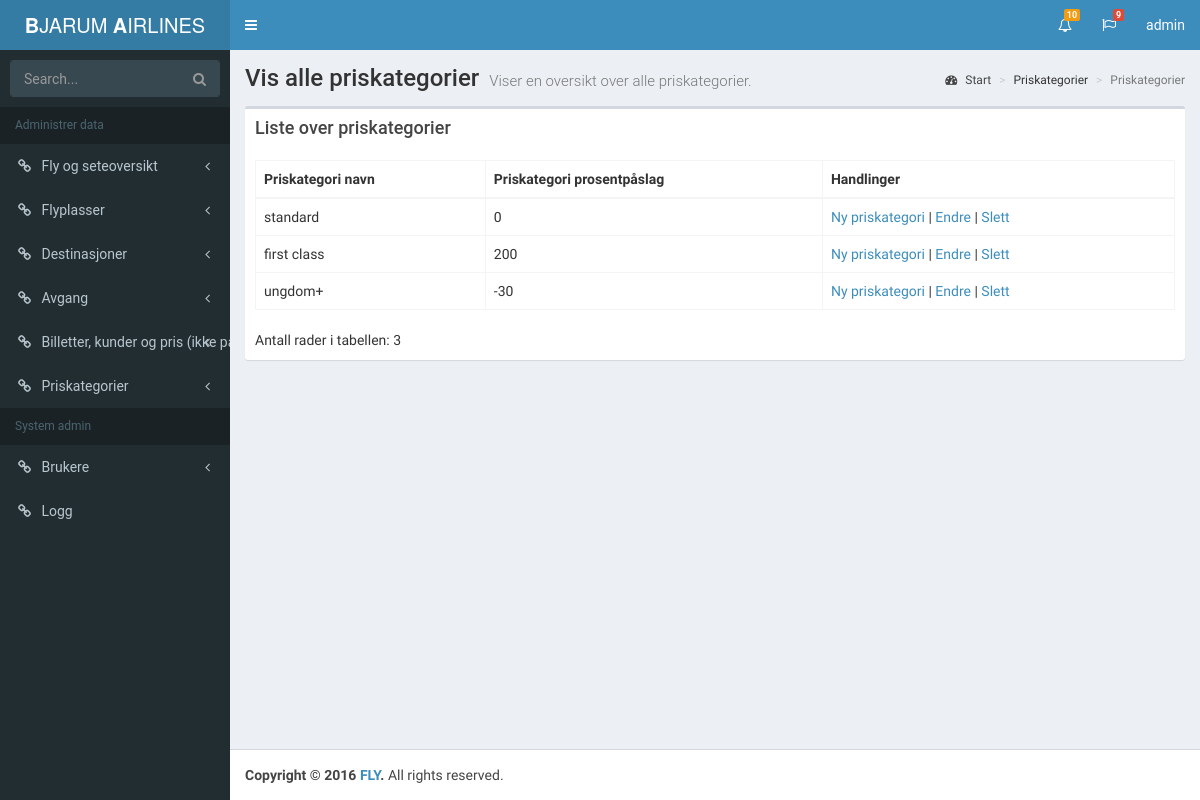
Page /vedlikehold/PrisKategori/prisKategori.php (signed in) on the committed database.
### tables this page shows
CREATE TABLE prisKategori
(
    prisKategoriId INT NOT NULL AUTO_INCREMENT,
    navn VARCHAR (100) NOT NULL,
    prosentPaaslag INT,
    endret TIMESTAMP DEFAULT CURRENT_TIMESTAMP ON UPDATE CURRENT_TIMESTAMP,
    CONSTRAINT pk_prisKategori PRIMARY KEY (prisKategoriId)
);

### vedlikehold/php/PrisKat.php (the view, shortened to what this page needs)
<?php
    class PrisKat
{
        public function GetAllPrisKat()
         {
            include('../php/db.php');
            $html =  '';
            $id = "";
            $oddOrEven = TRUE;
            $printOddOrEven = '';
            $query = $db_connection->prepare
            ("SELECT prisKategoriId, navn, prosentPaaslag, endret FROM prisKategori");
        $query->execute();
        $query->bind_result($prisKatId, $navn, $prosentPaaslag, $endret);
            while ($query->fetch()) {
                if($oddOrEven){
                    $oddOrEven = FALSE;
                    $printOddOrEven = 'even';
                }
                else {
                    $oddOrEven = TRUE;
                    $printOddOrEven = 'odd';
                }
                $html .= '<tr role="row" class="'.$printOddOrEven.'"><td>'.$navn.'</td><td>'.$prosentPaaslag.'</td><td>
                <a href="./PrisKategori/prisKategoriAdd.php">Ny priskategori</a> | <a href="./PrisKategori/prisKategoriEdit.php?id='.$prisKatId.'"">Endre</a> | <a onclick="return confirm(\'Er du sikker du ønsker å slette denne priskategorien?\')" href="./PrisKategori/delete.php?id='.$id.'">Slett</a> </td></tr>';
        }
        return $html;
        }
 }

### vedlikehold/www/css/style.css (style rules this page uses)
body { margin: 0; }
article, aside, details, figcaption, figure, footer, header, hgroup, main, menu, nav, section, summary { display: block; }
h1,h2,h3,h4,p,ul,figcaption,p,input,textarea { font-family: 'Roboto', sans-serif; }

### rows in the picture
priskategori: navn "standard", prosentPaaslag "0"
priskategori: navn "first class", prosentPaaslag "200"
priskategori: navn "ungdom+", prosentPaaslag "-30"

### other values in the picture
$rader->AntallRader('prisKategori') "Antall rader i tabellen: 3"
